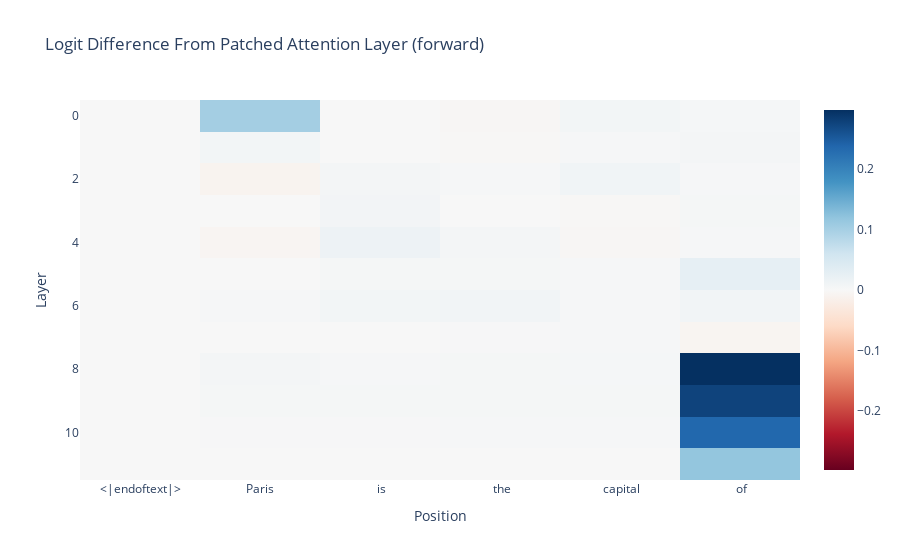
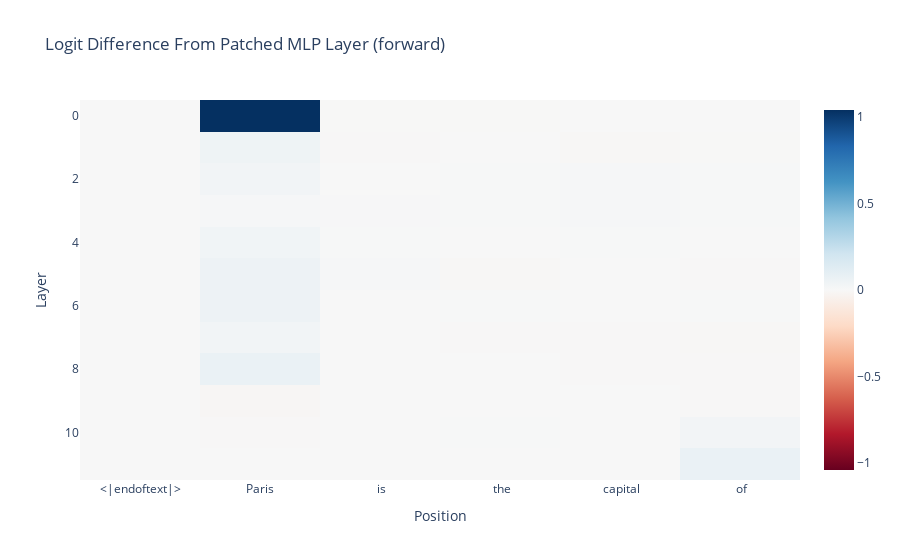
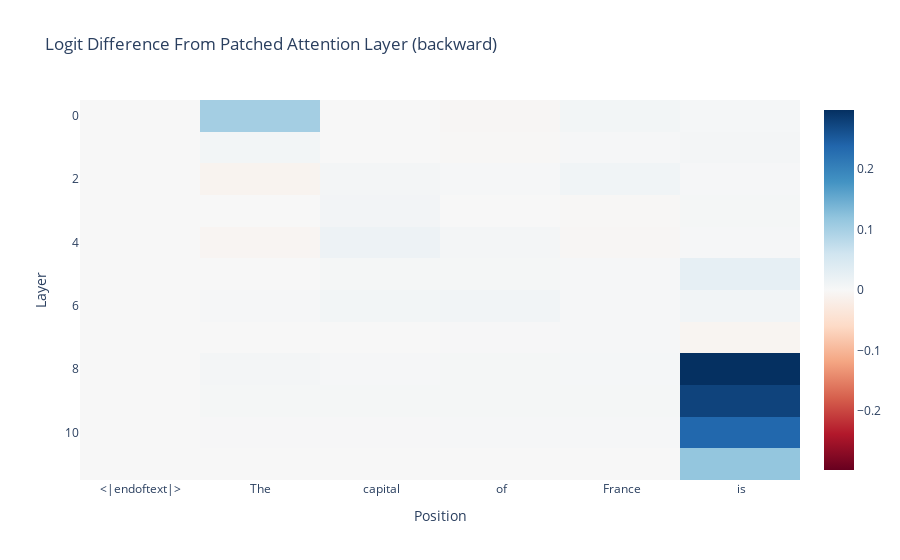
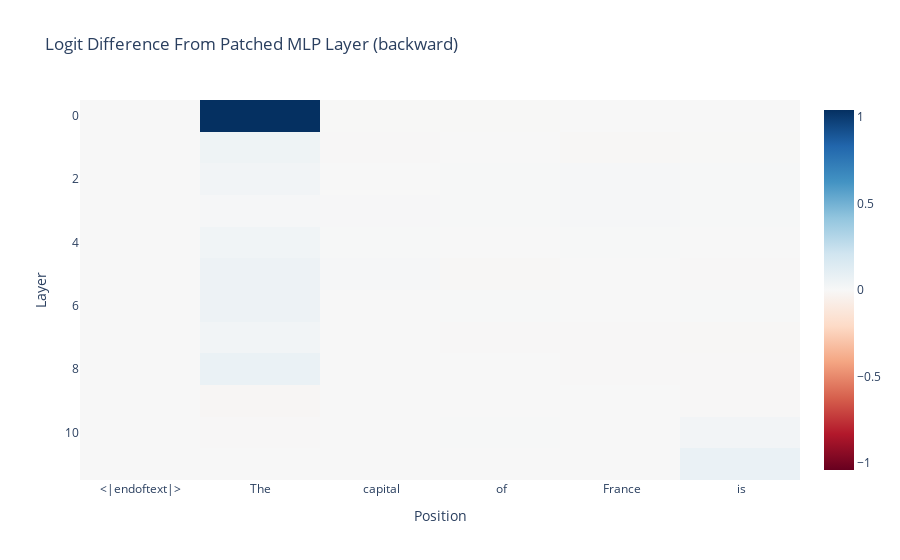

These figures' notebook cell, in order:
### Code cell
for i in range(len(forward_clean_prompts)): 
    forward_prompt = forward_clean_prompts[i]
    print(forward_prompt)
    attn_patch = forward_attn_patches[i]
    mlp_patch = forward_mlp_patches[i]
    
    x = model.to_str_tokens(forward_prompt)
    while len(x) < attn_patch.shape[-1]: 
        x.insert(0, "Pad token")
    imshow(attn_patch,
           x=x,
           title="Logit Difference From Patched Attention Layer (forward)", labels={"x":"Position", "y":"Layer"})

    x = model.to_str_tokens(forward_prompt)
    while len(x) < mlp_patch.shape[-1]: 
        x.insert(0, "Pad token")
    imshow(mlp_patch,
           x=x,
           title="Logit Difference From Patched MLP Layer (forward)", labels={"x":"Position", "y":"Layer"})
    
    backward_prompt = back_clean_prompts[i]
    print(backward_prompt)
    x = model.to_str_tokens(backward_prompt)
    while len(x) < attn_patch.shape[-1]: 
        x.insert(0, "Pad token")
    imshow(attn_patch,
           x=x,
           title="Logit Difference From Patched Attention Layer (backward)", labels={"x":"Position", "y":"Layer"})

    x = model.to_str_tokens(backward_prompt)
    while len(x) < mlp_patch.shape[-1]: 
        x.insert(0, "Pad token")
    imshow(mlp_patch,
           x=x,
           title="Logit Difference From Patched MLP Layer (backward)", labels={"x":"Position", "y":"Layer"})

### Figure 1 — Plotly figure (JSON) as saved in the notebook; plotly's stock layout.template omitted (floating-point values rounded to 4 significant figures)
{"data": [{"coloraxis": "coloraxis", "hovertemplate": "Position: %{x}<br>Layer: %{y}<br>color: %{z}<extra></extra>", "name": "0", "type": "heatmap", "x": ["<|endoftext|>", "Paris", " is", " the", " capital", " of"], "xaxis": "x", "yaxis": "y", "z": [[0, 0.102, 0.0002388, -0.003341, 0.007855, 0.00393], [0, 0.007269, -0.0002478, -0.001919, 0.003475, 0.005893], [0, -0.009567, 0.00594, 0.003452, 0.01065, 0.00245], [0, -0.0004827, 0.008507, 0.000312, -0.001997, 0.004485], [0, -0.005772, 0.01525, 0.005501, -0.003466, 0.003611], [0, -0.0001292, 0.004665, 0.004315, 0.003123, 0.02698], [0, 0.003143, 0.00792, 0.009576, 0.002505, 0.009614], [0, 0.0006104, 0.00036, 0.002336, 0.00327, -0.007086], [0, 0.006625, 0.002592, 0.004522, 0.004029, 0.2977], [0, 0.004677, 0.004352, 0.004872, 0.004893, 0.2764], [0, 0.001817, 0.001871, 0.003349, 0.003377, 0.2356], [0, 0, 0, 0, 0, 0.1174]]}], "layout": {"autosize": true, "coloraxis": {"cmid": 0, "colorscale": [[0, "rgb(103,0,31)"], [0.1, "rgb(178,24,43)"], [0.2, "rgb(214,96,77)"], [0.3, "rgb(244,165,130)"], [0.4, "rgb(253,219,199)"], [0.5, "rgb(247,247,247)"], [0.6, "rgb(209,229,240)"], [0.7, "rgb(146,197,222)"], [0.8, "rgb(67,147,195)"], [0.9, "rgb(33,102,172)"], [1, "rgb(5,48,97)"]]}, "title": {"text": "Logit Difference From Patched Attention Layer (forward)"}, "xaxis": {"anchor": "y", "autorange": true, "constrain": "domain", "domain": [0, 1], "range": [-0.5, 5.5], "scaleanchor": "y", "title": {"text": "Position"}, "type": "category"}, "yaxis": {"anchor": "x", "autorange": true, "constrain": "domain", "domain": [0, 1], "range": [11.5, -0.5], "title": {"text": "Layer"}}}}

### Figure 2 — Plotly figure (JSON) as saved in the notebook; plotly's stock layout.template omitted (floating-point values rounded to 4 significant figures)
{"data": [{"coloraxis": "coloraxis", "hovertemplate": "Position: %{x}<br>Layer: %{y}<br>color: %{z}<extra></extra>", "name": "0", "type": "heatmap", "x": ["<|endoftext|>", "Paris", " is", " the", " capital", " of"], "xaxis": "x", "yaxis": "y", "z": [[0, 1.039, -0.003307, -0.003538, -0.001137, -0.001941], [0, 0.04759, -0.004539, -0.001555, -0.008434, -0.003661], [0, 0.03062, 0.001944, 0.003597, 0.009022, 0.004228], [0, 0.009185, 0.0058, 0.004799, 0.01366, 0.003946], [0, 0.0365, 0.004154, 0.0006277, 0.002927, 0.001887], [0, 0.05235, 0.008222, -0.008414, -0.0007469, -0.00582], [0, 0.05222, 0.0002217, 0.004434, 0.001604, 0.005141], [0, 0.03063, -0.001138, -0.005336, -0.004154, -0.008678], [0, 0.06971, 0.001249, 0.001596, -0.004162, -0.005142], [0, -0.014, 0.001176, 0.001392, 0.0009117, -0.005022], [0, -0.00426, 0.002345, 0.002824, 0.0005844, 0.02977], [0, 0, 0, 0, 0, 0.07192]]}], "layout": {"autosize": true, "coloraxis": {"cmid": 0, "colorscale": [[0, "rgb(103,0,31)"], [0.1, "rgb(178,24,43)"], [0.2, "rgb(214,96,77)"], [0.3, "rgb(244,165,130)"], [0.4, "rgb(253,219,199)"], [0.5, "rgb(247,247,247)"], [0.6, "rgb(209,229,240)"], [0.7, "rgb(146,197,222)"], [0.8, "rgb(67,147,195)"], [0.9, "rgb(33,102,172)"], [1, "rgb(5,48,97)"]]}, "title": {"text": "Logit Difference From Patched MLP Layer (forward)"}, "xaxis": {"anchor": "y", "autorange": true, "constrain": "domain", "domain": [0, 1], "range": [-0.5, 5.5], "scaleanchor": "y", "title": {"text": "Position"}, "type": "category"}, "yaxis": {"anchor": "x", "autorange": true, "constrain": "domain", "domain": [0, 1], "range": [11.5, -0.5], "title": {"text": "Layer"}}}}

### Figure 3 — Plotly figure (JSON) as saved in the notebook; plotly's stock layout.template omitted (floating-point values rounded to 4 significant figures)
{"data": [{"coloraxis": "coloraxis", "hovertemplate": "Position: %{x}<br>Layer: %{y}<br>color: %{z}<extra></extra>", "name": "0", "type": "heatmap", "x": ["<|endoftext|>", "The", " capital", " of", " France", " is"], "xaxis": "x", "yaxis": "y", "z": [[0, 0.102, 0.0002388, -0.003341, 0.007855, 0.00393], [0, 0.007269, -0.0002478, -0.001919, 0.003475, 0.005893], [0, -0.009567, 0.00594, 0.003452, 0.01065, 0.00245], [0, -0.0004827, 0.008507, 0.000312, -0.001997, 0.004485], [0, -0.005772, 0.01525, 0.005501, -0.003466, 0.003611], [0, -0.0001292, 0.004665, 0.004315, 0.003123, 0.02698], [0, 0.003143, 0.00792, 0.009576, 0.002505, 0.009614], [0, 0.0006104, 0.00036, 0.002336, 0.00327, -0.007086], [0, 0.006625, 0.002592, 0.004522, 0.004029, 0.2977], [0, 0.004677, 0.004352, 0.004872, 0.004893, 0.2764], [0, 0.001817, 0.001871, 0.003349, 0.003377, 0.2356], [0, 0, 0, 0, 0, 0.1174]]}], "layout": {"autosize": true, "coloraxis": {"cmid": 0, "colorscale": [[0, "rgb(103,0,31)"], [0.1, "rgb(178,24,43)"], [0.2, "rgb(214,96,77)"], [0.3, "rgb(244,165,130)"], [0.4, "rgb(253,219,199)"], [0.5, "rgb(247,247,247)"], [0.6, "rgb(209,229,240)"], [0.7, "rgb(146,197,222)"], [0.8, "rgb(67,147,195)"], [0.9, "rgb(33,102,172)"], [1, "rgb(5,48,97)"]]}, "title": {"text": "Logit Difference From Patched Attention Layer (backward)"}, "xaxis": {"anchor": "y", "autorange": true, "constrain": "domain", "domain": [0, 1], "range": [-0.5, 5.5], "scaleanchor": "y", "title": {"text": "Position"}, "type": "category"}, "yaxis": {"anchor": "x", "autorange": true, "constrain": "domain", "domain": [0, 1], "range": [11.5, -0.5], "title": {"text": "Layer"}}}}

### Figure 4 — Plotly figure (JSON) as saved in the notebook; plotly's stock layout.template omitted (floating-point values rounded to 4 significant figures)
{"data": [{"coloraxis": "coloraxis", "hovertemplate": "Position: %{x}<br>Layer: %{y}<br>color: %{z}<extra></extra>", "name": "0", "type": "heatmap", "x": ["<|endoftext|>", "The", " capital", " of", " France", " is"], "xaxis": "x", "yaxis": "y", "z": [[0, 1.039, -0.003307, -0.003538, -0.001137, -0.001941], [0, 0.04759, -0.004539, -0.001555, -0.008434, -0.003661], [0, 0.03062, 0.001944, 0.003597, 0.009022, 0.004228], [0, 0.009185, 0.0058, 0.004799, 0.01366, 0.003946], [0, 0.0365, 0.004154, 0.0006277, 0.002927, 0.001887], [0, 0.05235, 0.008222, -0.008414, -0.0007469, -0.00582], [0, 0.05222, 0.0002217, 0.004434, 0.001604, 0.005141], [0, 0.03063, -0.001138, -0.005336, -0.004154, -0.008678], [0, 0.06971, 0.001249, 0.001596, -0.004162, -0.005142], [0, -0.014, 0.001176, 0.001392, 0.0009117, -0.005022], [0, -0.00426, 0.002345, 0.002824, 0.0005844, 0.02977], [0, 0, 0, 0, 0, 0.07192]]}], "layout": {"autosize": true, "coloraxis": {"cmid": 0, "colorscale": [[0, "rgb(103,0,31)"], [0.1, "rgb(178,24,43)"], [0.2, "rgb(214,96,77)"], [0.3, "rgb(244,165,130)"], [0.4, "rgb(253,219,199)"], [0.5, "rgb(247,247,247)"], [0.6, "rgb(209,229,240)"], [0.7, "rgb(146,197,222)"], [0.8, "rgb(67,147,195)"], [0.9, "rgb(33,102,172)"], [1, "rgb(5,48,97)"]]}, "title": {"text": "Logit Difference From Patched MLP Layer (backward)"}, "xaxis": {"anchor": "y", "autorange": true, "constrain": "domain", "domain": [0, 1], "range": [-0.5, 5.5], "scaleanchor": "y", "title": {"text": "Position"}, "type": "category"}, "yaxis": {"anchor": "x", "autorange": true, "constrain": "domain", "domain": [0, 1], "range": [11.5, -0.5], "title": {"text": "Layer"}}}}
